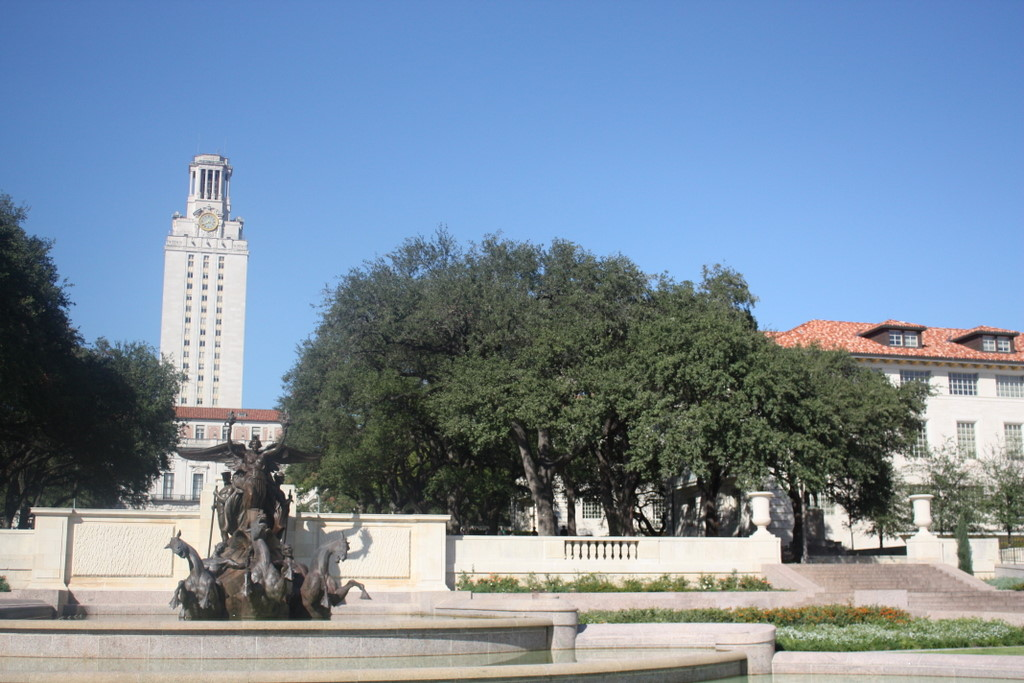
%> input picture data/part1/uttower/left.jpg, 1024 x 683 px
$ octave pocTests.m   (GNU Octave 9; MATLAB toolbox functions it lacks are replaced by stand-ins)
%> lines starting %> are read from the running program, lines starting %| are printed output that depends on the picture
close all;

% histogram equalization
I1 = im2double(rgb2gray(imread('./../data/part1/uttower/left.jpg')));
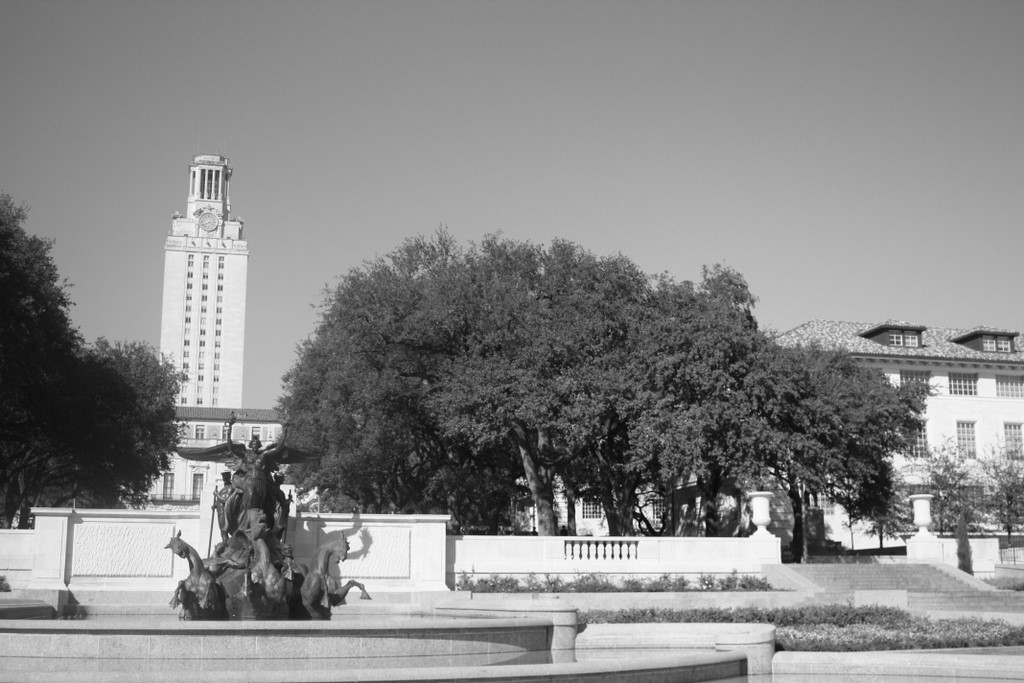
%> I1: size 683x1024 double; min 0.00784, max 1, mean 0.536
figure;
subplot(2, 2, 1);
imshow(I1); title('I1');

HE1 = histeq(I1);
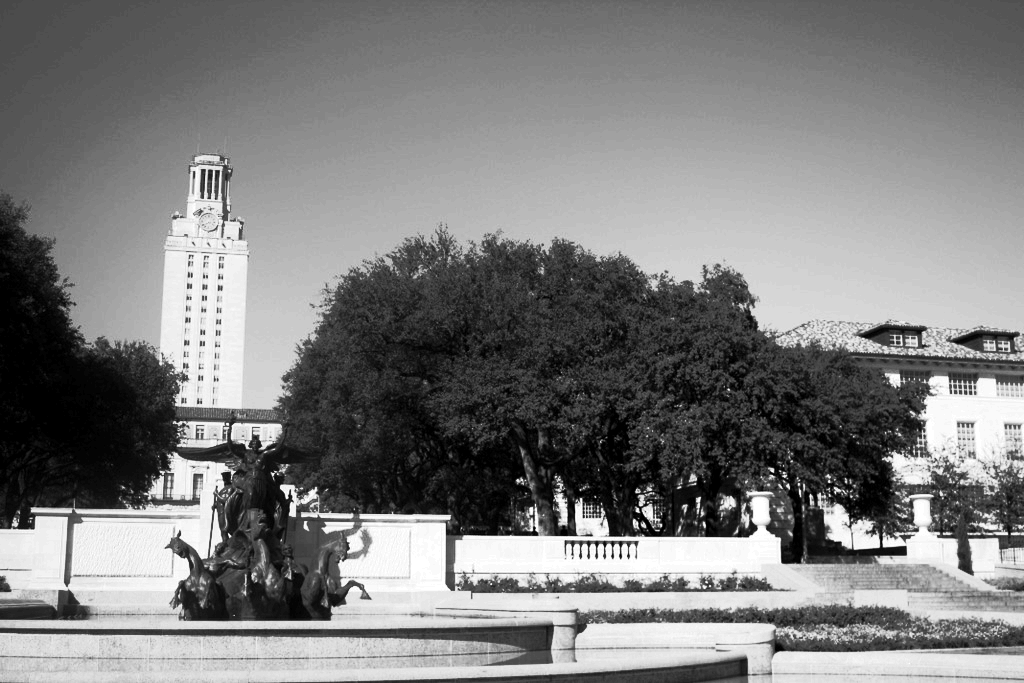
%> HE1: size 683x1024 double; min 0, max 1, mean 0.495
subplot(2, 2, 3);
imshow(HE1); title('HE1');

I2 = im2double(rgb2gray(imread('./../data/part1/uttower/right.jpg')));
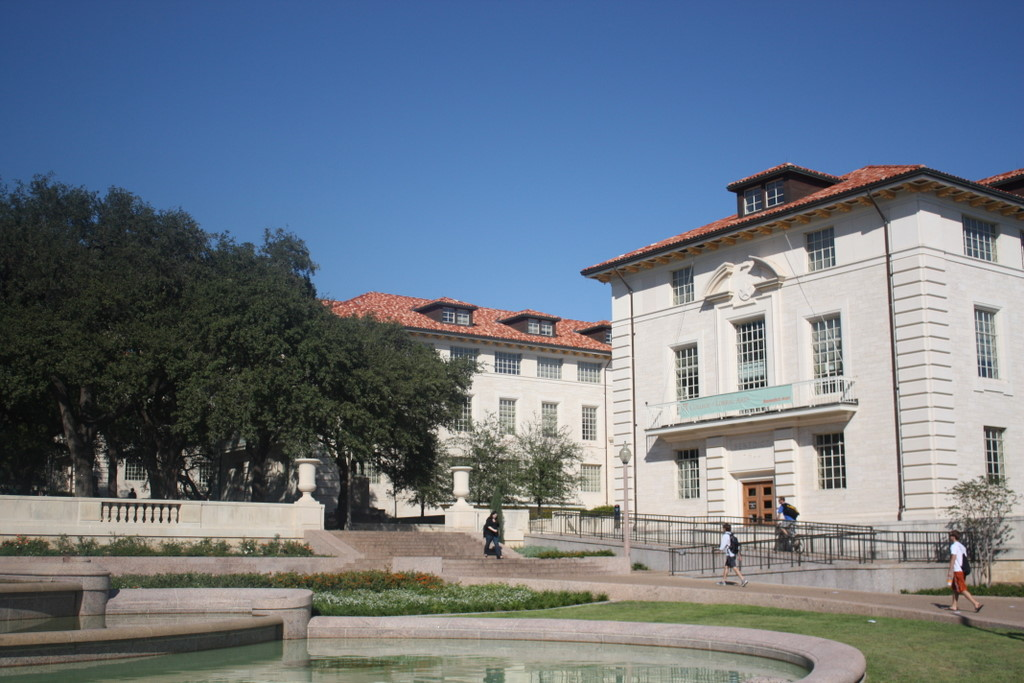
%> input picture data/part1/uttower/right.jpg, 1024 x 683 px
%> I2: size 683x1024 double; min 0.0118, max 0.992, mean 0.459
subplot(2, 2, 2);
imshow(I2); title('I2');

HE2 = histeq(I2);
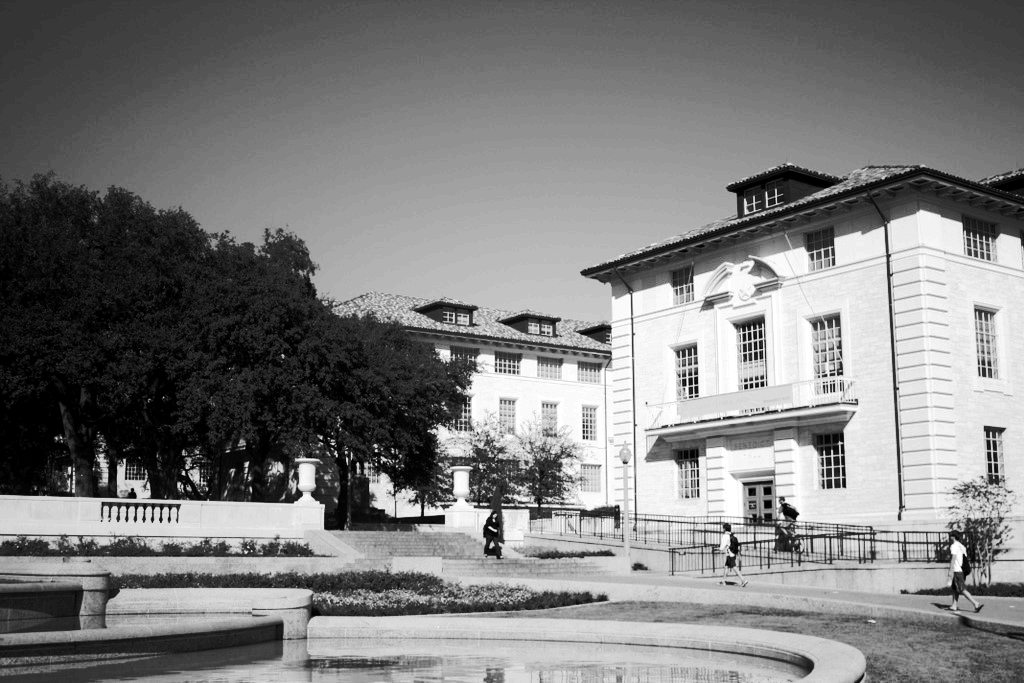
%> HE2: size 683x1024 double; min 0, max 1, mean 0.495; mean of the top-left, top-right, bottom-left and bottom-right quarters 0.369, 0.534, 0.371, 0.707
subplot(2, 2, 4);
imshow(HE2); title('HE2');

% pixel normalization
min1 = min(I1(:)); min2 = min(I2(:));
%> after `min1 = min(I1(:))`: min1 = 0.00784
%> after `min2 = min(I2(:))`: min2 = 0.0118
max1 = max(I1(:)); max2 = min(I2(:));
%> after `max1 = max(I1(:))`: max1 = 1
%> after `max2 = min(I2(:))`: max2 = 0.0118
avgMin = (min1 + min2)/2; avgMax = (max1 + max2)/2;
%> after `avgMin = (min1 + min2)/2`: avgMin = 0.0098
%> after `avgMax = (max1 + max2)/2`: avgMax = 0.506
avgMinMax = (avgMin + avgMax)/2;
%> avgMinMax = 0.258
I1 = I1 ./ avgMinMax;
I2 = I2 ./ avgMinMax;
figure; subplot(2, 2, 1); imshow(I1); title('PN I1');
subplot(2, 2, 3); imshow(I2); title('PN I2');
%> after `imshow(I2)`:
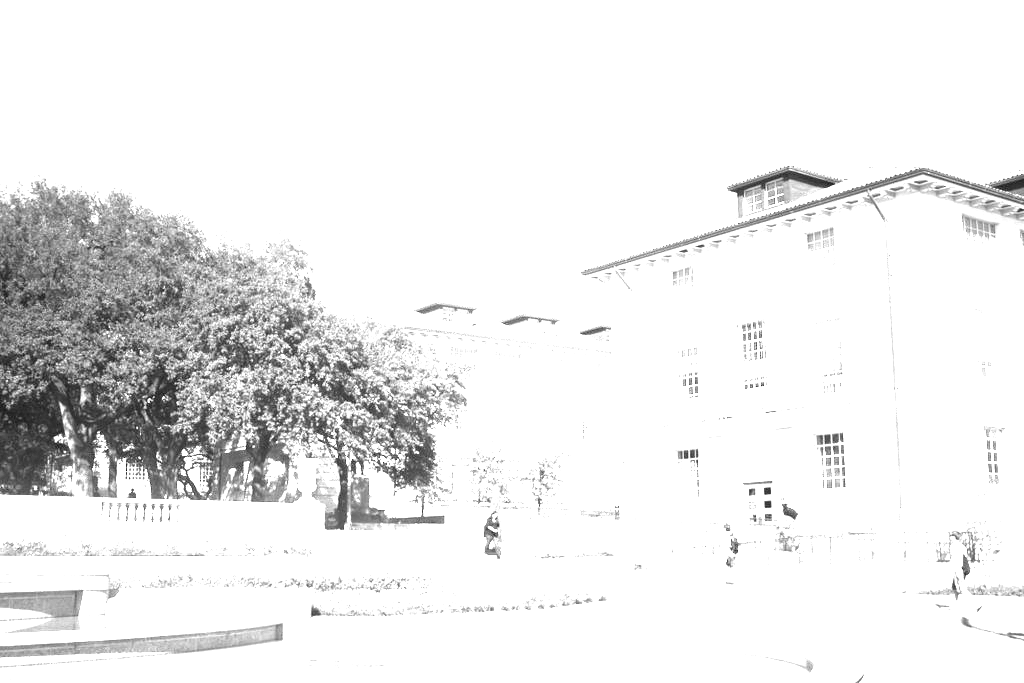
%> displayed picture: size 683x1024, on the screen's scale of 0 to 255; min 12, max 255, mean 235.9

min1 = min(HE1(:)); min2 = min(HE2(:));
%> after `min1 = min(HE1(:))`: min1 = 0
%> after `min2 = min(HE2(:))`: min2 = 0
max1 = max(HE1(:)); max2 = min(HE2(:));
%> after `max2 = min(HE2(:))`: max2 = 0
avgMin = (min1 + min2)/2; avgMax = (max1 + max2)/2;
%> after `avgMin = (min1 + min2)/2`: avgMin = 0
%> after `avgMax = (max1 + max2)/2`: avgMax = 0.5
avgMinMax = (avgMin + avgMax)/2;
%> avgMinMax = 0.25
HE1 = HE1 ./ avgMinMax;
HE2 = HE2 ./ avgMinMax;
subplot(2, 2, 2); imshow(HE1); title('PN HE1');
subplot(2, 2, 4); imshow(HE2); title('PN HE2');
%> after `imshow(HE2)`:
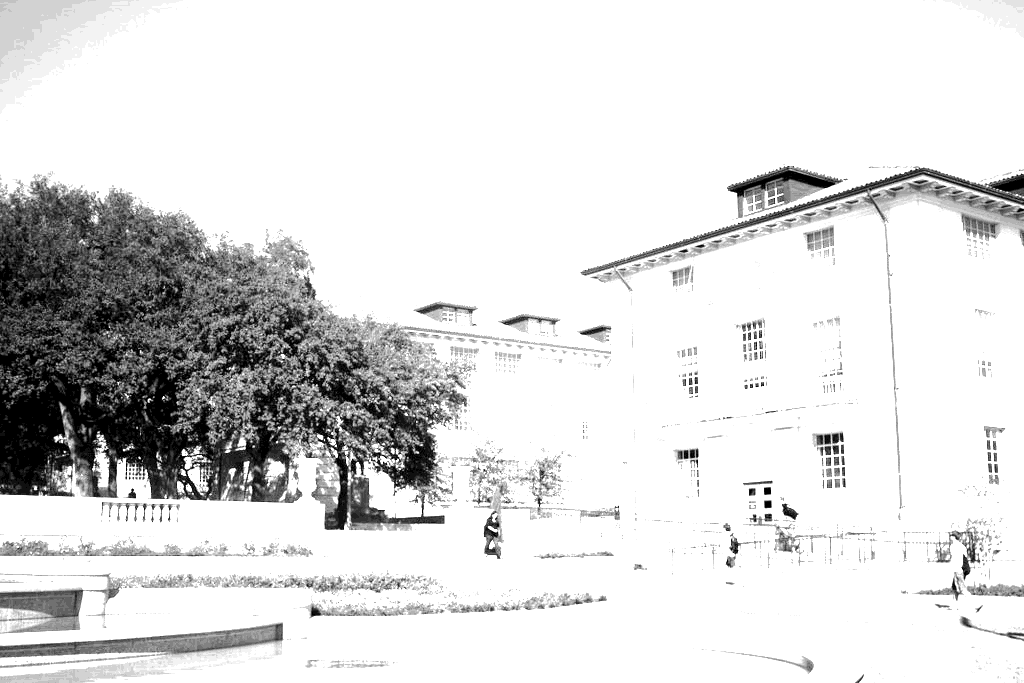
%> displayed picture: size 683x1024, on the screen's scale of 0 to 255; min 0, max 255, mean 220.2
